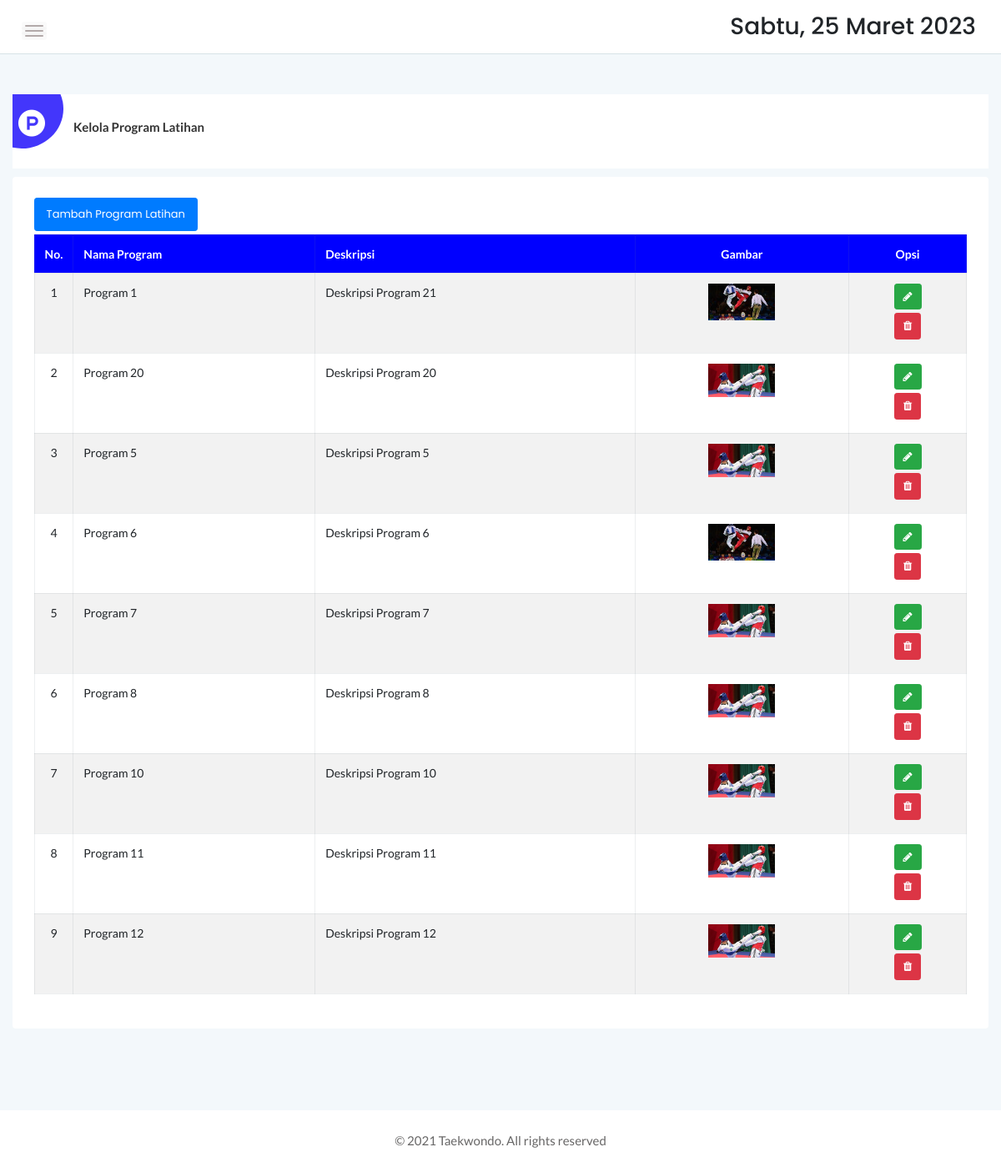
Page /admin/kelola_program.php (signed in) on the committed database.
### tables this page shows
CREATE TABLE `program` (
  `idprogram` int(11) NOT NULL,
  `namaprogram` varchar(255) NOT NULL,
  `gambar` varchar(100) NOT NULL,
  `deskripsi` varchar(255) NOT NULL
);

### admin/kelola_program.php (the view, shortened to what this page needs)
<?php
include '../dbconnect.php';
?>
<!doctype html>
<html lang="en">
<head>
    <link rel="stylesheet" href="assets/css/bootstrap.min.css">
    <link rel="stylesheet" href="assets/css/font-awesome.min.css">
    <link rel="stylesheet" href="assets/css/themify-icons.css">
    <link rel="stylesheet" href="assets/css/metisMenu.css">
    <link rel="stylesheet" href="assets/css/owl.carousel.min.css">
    <link rel="stylesheet" href="assets/css/slicknav.min.css">
    <link rel="stylesheet" href="https://www.amcharts.com/lib/3/plugins/export/export.css" type="text/css" media="all" />
    <link rel="stylesheet" href="assets/css/typography.css">
    <link rel="stylesheet" href="assets/css/default-css.css">
    <link rel="stylesheet" href="assets/css/styles.css">
    <link rel="stylesheet" href="assets/css/responsive.css">
</head>
<body>
    <div class="page-container">
        <div class="main-content">
            <div class="header-area">
                <div class="row align-items-center">
                    <div class="col-md-6 col-sm-8 clearfix">
                        <div class="nav-btn pull-left">
                            <span></span>
                            <span></span>
                            <span></span>
                        </div>
                    </div>
                    <div class="col-md-6 col-sm-4 clearfix">
                        <ul class="notification-area pull-right">
                            <li>
                                <h3>
                                    <div class="date">
                                    </div>
                                </h3>
                            </li>
                        </ul>
                    </div>
                </div>
            </div>
            <div class="main-content-inner">
                <div class="sales-report-area mt-5 mb-5">
                    <div class="row">
                        <div class="col-md-12">
                            <div class="single-report mb-xs-30">
                                <div class="s-report-inner pr--20 pt--30 mb-3">
                                    <div class="icon"><i class="fa fa-product-hunt"></i></div>
                                    <div class="s-report-title d-flex justify-content-between">
                                        <h4 class="header-title mb-0">Kelola Program Latihan</h4>
                                    </div>
                                    <div class="d-flex justify-content-between pb-2">
                                    </div>
                                </div>
                            </div>
                        </div>
                    </div>
                </div>
                <div class="row mb-5" style="margin-top: -38px;">
                    <div class="col-12">
                        <div class="card">
                            <div class="card-body">
                                <a href="" class="btn btn-primary btn-sm mb-1" data-toggle="modal" data-target="#add">Tambah Program Latihan</a>
                                <table class="table table-striped table-bordered">
                                    <thead>
                                        <tr style="background-color: blue; color: white;">
                                            <th class="text-center" width="20px">No.</th>
                                            <th>Nama Program</th>
                                            <th>Deskripsi</th>
                                            <th class="text-center">Gambar</th>
                                            <th class="text-center" width="">Opsi</th>
                                        </tr>
                                    </thead>
                                    <tbody>
                                        <?php
                                        $program = mysqli_query($conn, "SELECT * from program order by idprogram ASC");
                                        $no = 1;
                                        while ($p = mysqli_fetch_array($program)) {
                                        ?>
                                            <tr>
                                                <td class="text-center"><?= $no++ ?></td>
                                                <td><?= $p['namaprogram'] ?></td>
                                                <td><?= $p['deskripsi'] ?></td>
                                                <td class="text-center"><img title=" " alt=" " src="../<?php echo $p['gambar'] ?>" width="80px" height="80px" /></td>
                                                <td class="text-center">
                                                    <a href="" class="btn btn-sm btn-xs btn-success" data-toggle="modal" data-target="#edit<?= $p['idprogram'] ?>" style="margin-bottom: 4px;"><i class="fa fa-pencil"></i></a>
                                                    <form action="kelola_program.php" method="GET">
                                                        <button onclick="return confirm('Apakah anda yakin ingin menghapus ?')" type="submit" name="deleteprogram" class="btn btn-danger btn-sm btn-xs" style="margin-bottom: 4px;" value=""><i class="fa fa-trash"></i></button>
                                                    </form>
                                                </td>
                                            </tr>
                                        <?php } ?>
                                    </tbody>
                                </table>
                            </div>
                        </div>
                    </div>
                </div>
            </div>
        </div>
        <footer>
            <div class=" footer-area">
                <p>© 2021 Taekwondo. All rights reserved</p>
            </div>
        </footer>
    </div>
</body>
</html>

### admin/assets/css/typography.css (style rules this page uses)
body { font-size: 14px; font-family: 'Lato', sans-serif; }
h1, h2, h3, h4, h5, h6 { margin: 0; font-family: 'Poppins', sans-serif; }
p { font-family: 'Lato', sans-serif; font-size: 15px; line-height: 26px; color: #444; margin-bottom: 0; }
a, a:visited { text-decoration: none; transition: all 0.3s ease-in-out; -webkit-transition: all 0.3s ease-in-out; -moz-transition: all 0.3s ease-in-out; -o-transition: all 0.3s ease-in-out; outline: 0; font-family: 'Poppins', sans-serif; }
ul, ol { margin-bottom: 0px; margin-top: 0px; padding: 0; }
ul { margin: 0; list-style-type: none; }
button { cursor: pointer; outline: none!important; letter-spacing: 0; }

### admin/assets/css/styles.css (style rules this page uses)
.page-container { width: 100%; height: 100%; min-height: 100vh; padding-left: 280px; -webkit-transition: padding-left 0.3s ease 0s; transition: padding-left 0.3s ease 0s; }
.card { border: none; border-radius: 4px; background-color: #fff; -webkit-transition: all 0.3s ease 0s; transition: all 0.3s ease 0s; }
.card-body { padding: 25.6px; padding: 1.6rem; }
.main-content { width: 100%; background: #F3F8FB; }
.main-content-inner { padding: 0 30px 50px; }
.header-area { padding: 15px 30px; background: #fff; border-bottom: 1px solid #d8e3e7; }
.nav-btn { margin-right: 30px; margin-top: 10px; cursor: pointer; }
.nav-btn span { display: block; width: 22px; height: 2px; background: #b3aaaa; margin: 4px 0; border-radius: 15px; -webkit-transition: all 0.3s ease 0s; transition: all 0.3s ease 0s; box-shadow: 0 0 0 4px rgba(99, 96, 96, 0.03); }
.notification-area { -webkit-user-select: none; -moz-user-select: none; -ms-user-select: none; user-select: none; position: relative; z-index: 1; }
.notification-area li { display: inline-block; margin-left: 20px; cursor: pointer; -webkit-user-select: none; -moz-user-select: none; -ms-user-select: none; user-select: none; }
.single-report { background: #fff; overflow: hidden; position: relative; }
.s-report-inner { padding-left: 85px; }
.single-report .icon { font-size: 32px; color: #fff; background: var(--primary-color); height: 95px; width: 100px; text-align: right; padding-top: 40px; padding-right: 22px; border-radius: 50%; position: absolute; left: -39px; top: -30px; }
.s-report-title { margin-bottom: 25px; }
.header-title { font-family: 'Lato', sans-serif; font-size: 18px; font-weight: 600; letter-spacing: 0; color: #333; text-transform: capitalize; margin-bottom: 17px; }
.footer-area { text-align: center; padding: 23px 0 19px; background: #fff; }
.footer-area p { color: #676666; margin-bottom: 0; }
.btn { padding: 11px 17px; font-size: 13px; letter-spacing: 0; }
.btn-sm { padding: 9px 14px; }
.btn-xs { padding: 5px 10px; }
table tr th { border-bottom: none; }
table tr th, table tr td { border-top: 1px solid rgba(120, 130, 140, 0.13) !important; }
.table-bordered td, .table-bordered th { border: 1px solid rgba(120, 130, 140, 0.13) !important; }

### admin/assets/css/responsive.css (style rules this page uses)
@media screen and (min-width: 1200px) and (max-width: 1440px) { .s-report-title { margin-bottom: 17px; } }
@media screen and (min-width: 1200px) and (max-width: 1440px) { .s-report-inner { padding-left: 73px; } }
@media screen and (min-width: 1200px) and (max-width: 1440px) { .s-report-title .header-title { font-size: 15px; } }
@media (min-width: 1200px) and (max-width: 1364px) { .main-content-inner { padding: 0 15px 50px; } }
@media (min-width: 1200px) and (max-width: 1364px) { .page-container, .sbar_collapsed.page-container { padding-left: 0; } }

### rows in the picture
program: namaprogram "Program 1", deskripsi "Deskripsi Program 21", gambar (picture)
program: namaprogram "Program 20", deskripsi "Deskripsi Program 20", gambar (picture)
program: namaprogram "Program 5", deskripsi "Deskripsi Program 5", gambar (picture)
program: namaprogram "Program 6", deskripsi "Deskripsi Program 6", gambar (picture)
program: namaprogram "Program 7", deskripsi "Deskripsi Program 7", gambar (picture)
program: namaprogram "Program 8", deskripsi "Deskripsi Program 8", gambar (picture)
program: namaprogram "Program 10", deskripsi "Deskripsi Program 10", gambar (picture)
program: namaprogram "Program 11", deskripsi "Deskripsi Program 11", gambar (picture)
program: namaprogram "Program 12", deskripsi "Deskripsi Program 12", gambar (picture)
